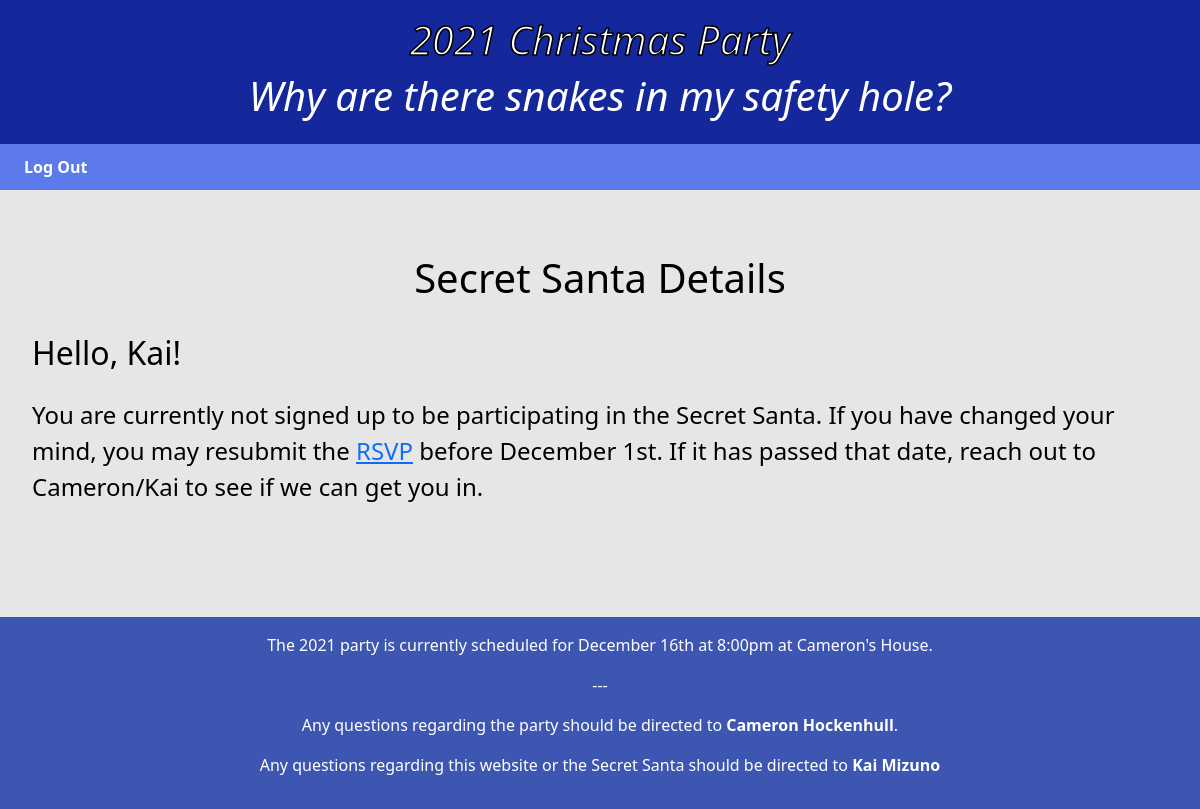
Before: /ss/santa.php (signed in) with the older database file.
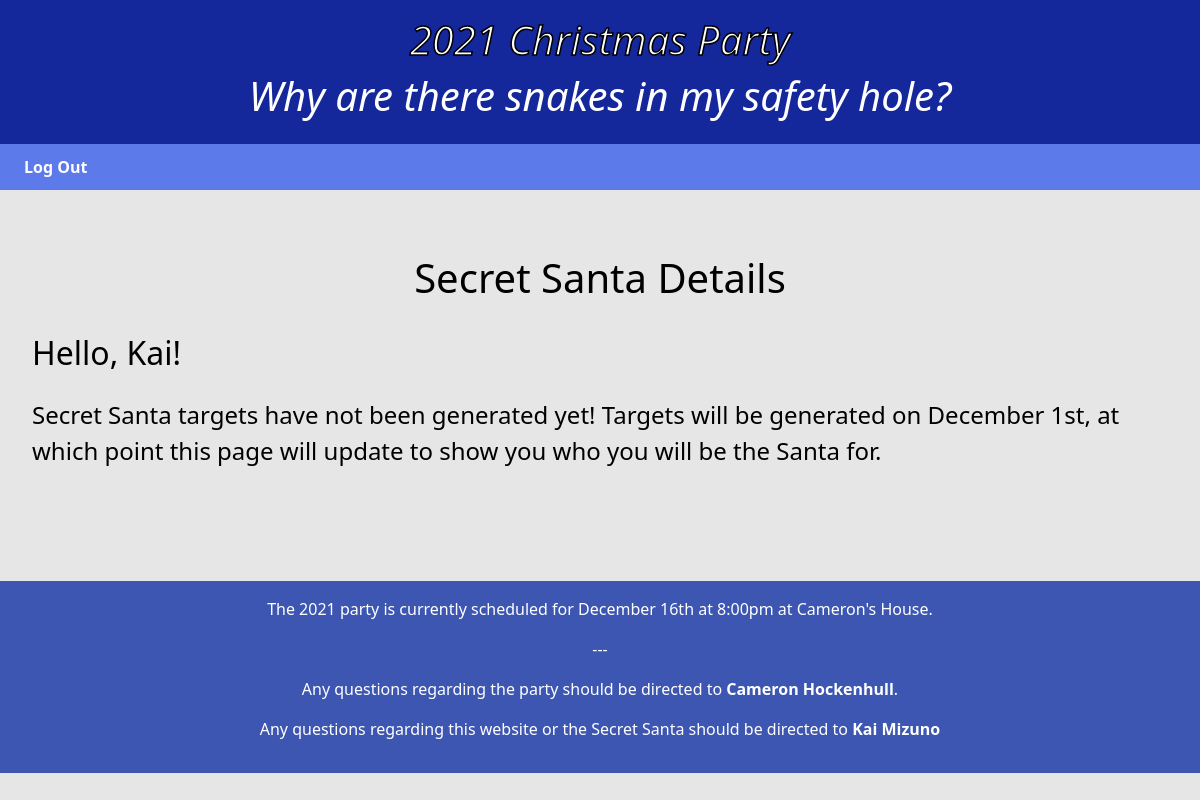
After: the same page with the newer database file.
### tables this page shows
CREATE TABLE people (
    id int NOT NULL AUTO_INCREMENT,
    first_name varchar(255),
    last_name varchar(255),
    password varchar(255) DEFAULT '',
    ideas varchar(255) DEFAULT '',
    rsvp TINYINT DEFAULT 0,
    role TINYINT DEFAULT 0,
    invited TINYINT DEFAULT 0,
    attending TINYINT DEFAULT 0,
    in_secret_santa TINYINT DEFAULT 0,
    PRIMARY KEY (id)
);

CREATE TABLE party (
    year int NOT NULL,
    rsvp_deadline varchar(255),
    party_date varchar(255),
    party_location varchar(255) DEFAULT "Cameron's House",
    targets_assigned TINYINT DEFAULT 0,
    PRIMARY KEY (year)
);

### database/database.php (called while the page is built, shortened)
<?php
function getPerson($conn, $id) {
    $query = "SELECT * FROM people WHERE id=?";
    $stmt = $conn->prepare($query);
    $stmt->bind_param('i', $id);
    $stmt->execute();
    $result = $stmt->get_result();
    if ($result->num_rows > 0) {
        $row = $result->fetch_assoc();
        return $row;
    }
    else {
        return null;
    }
}
function getCurrentParty($conn) {
    $year = date("Y");
    $query = "SELECT * FROM party WHERE year=?";
    $stmt = $conn->prepare($query);
    $stmt->bind_param('i', $year);
    $stmt->execute();
    $result = $stmt->get_result();
    if ($result->num_rows > 0) {
        $row = $result->fetch_assoc();
        return $row;
    }
    else {
        return null;
    }
}
function getTarget($conn, $santa_id, $year) {
    $query = "SELECT * FROM pairs WHERE santa=? AND party=?";
    $stmt = $conn->prepare($query);
    $stmt->bind_param('ii', $santa_id, $year);
    $stmt->execute();
    $result = $stmt->get_result();
    if ($result->num_rows > 0) {
        $row = $result->fetch_assoc();
        return getPerson($conn, $row['target']);
    }
    else {
        return null;
    }
}
?>

### ss/santa.php (the view, shortened to what this page needs)
<!DOCTYPE html>
<html lang="en">
<head>
    <link href="https://cdn.jsdelivr.net/npm/bootstrap@5.1.3/dist/css/bootstrap.min.css" rel="stylesheet">
    <link rel="stylesheet" href="../common.css">
    <link rel="stylesheet" href="santa.css">
</head>
<body>
    <?php
        include "../database/database.php";
        $conn = getConnection();
        $id = $_SESSION['id'];
        $personRow = getPerson($conn, $id);
        $partyRow = getCurrentParty($conn);
    ?>
    <?php include '../common_header.php';?>
    <?php include 'santa_nav.php';?>
    <main>
    <h3>Secret Santa Details</h3>
    <h4 id="helloPerson">Hello, <?php echo $personRow['first_name'] ?>!</h4>
    <div id="santaInfoRegion">
    <?php if ( $personRow['in_secret_santa'] === 0 ): ?>
    <p id="notParticipating">You are currently not signed up to be participating in the Secret Santa. If you have changed your mind, you may resubmit the <a href="../rsvp/invite.php">RSVP</a> before <?php echo $partyRow['rsvp_deadline'] ?>. If it has passed that date, reach out to Cameron/Kai to see if we can get you in.</p>
    <?php else: ?>
        <?php
            $targetRow = getTarget($conn, $id, date("Y"));
        ?>
        <?php if ( is_null($targetRow) ): ?>
            <p id="resultsNotOut">Secret Santa targets have not been generated yet! Targets will be generated on <?php echo $partyRow['rsvp_deadline'] ?>, at which point this page will update to show you who you will be the Santa for.</p>
        <?php endif ?>
    <?php endif ?>
    </div>
    </main>
    <?php include '../common_footer.php';?>
</body>
</html>

### common_header.php
<div id="headerTitle">
<h1><?php echo date("Y") ?> Christmas Party</h1>
<h3>Why are there snakes in my safety hole?</h3>
</div>

### ss/santa_nav.php (shortened to what this page needs)
<nav>
    <ul>
        <li><a href="logout.php">Log Out</a></li>
    </ul>
</nav>

### common_footer.php
<footer>
    <p>The <?php echo date("Y") ?> party is currently scheduled for <?php echo $partyRow['party_date'] ?> at <?php echo $partyRow['party_location'] ?>.</p>
    <p>---</p>
    <p>Any questions regarding the party should be directed to <strong>Cameron Hockenhull</strong>.</p>
    <p>Any questions regarding this website or the Secret Santa should be directed to <strong>Kai Mizuno</strong></p>
</footer>

### common.css (style rules this page uses)
:root { --primary-color: #5C7AEA; --heading-color: #14279B; --font-color-dark: #000000; --font-color-light: #FFFFFF; --bg-color: #E6E6E6; --secondary-color: #3D56B2; }
body { margin: 0px; background-color: var(--bg-color); color: var(--font-color-dark); }
#headerTitle { text-align: center; background-color: var(--heading-color); color: var(--font-color-light); font-style: italic; margin: 0px; padding: 1em 3em 1em 3em; }
#headerTitle > h1 { -webkit-text-stroke-width: 1.5px; -webkit-text-stroke-color: black; }
footer { background-color: var(--secondary-color); color: var(--font-color-light); text-align: center; padding: 1em 3em 1em 3em; }
main { padding: 3em 2em 3em 2em; }
nav { background-color: var(--primary-color); }
nav > ul { list-style-type: none; margin: 0; padding: 0; font-weight: bold; overflow: hidden; }
nav > ul > li { text-align: center; margin: 0; padding: 0.2em 0.5em 0.2em 0.5em; border: none; }
nav > ul > li:first-child { border-left: none; }
nav > ul > li a { display: block; color: var(--font-color-light); padding: 8px 16px; text-decoration: none; }
@media only screen and (min-width: 600px) { nav > ul > li { float: left; display: block; border-left: 1px solid var(--bg-color); } }

### ss/santa.css (style rules this page uses)
main { margin-top: 1em; margin-bottom: 3em; }
h3 { font-size: 2.5em; text-align: center; }
h4 { font-size: 2em; margin-top: 1em; }
#santaInfoRegion { margin-top: 1em; font-size: 1.5em; }

Changed rows visible on the page:
changed people "Kai": in_secret_santa 0 → 1 (drawn)
Other visible differences:
text no longer shown: "You are currently not signed up to be participating in the Secret Santa. If you have changed your mind, you may resubmit the RSVP before . If it has passed that date, reach out to Cameron/Kai to see if we can get you in."
text now shown: "Secret Santa targets have not been generated yet! Targets will be generated on , at which point this page will update to show you who you will be the Santa for."
